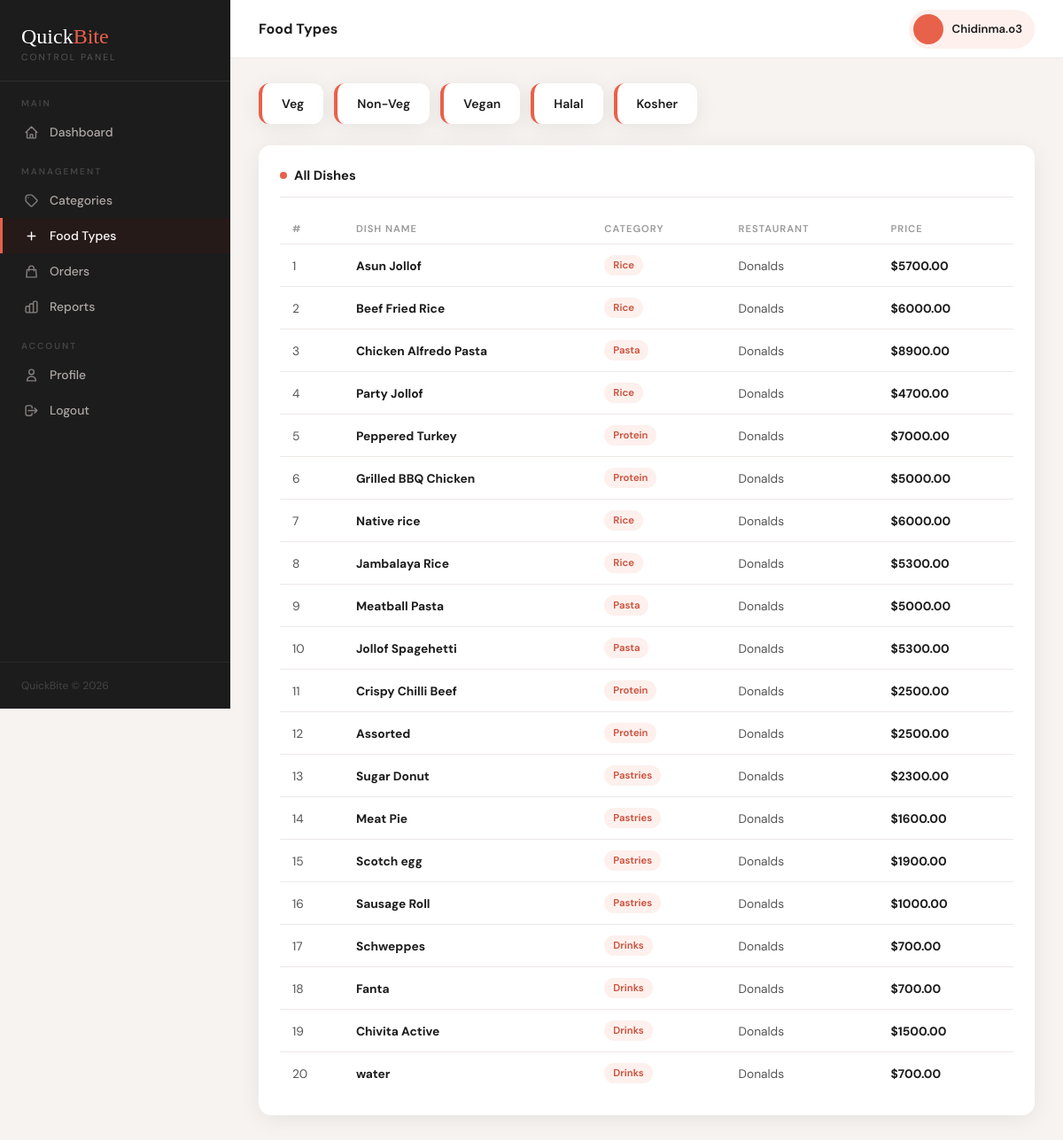
The page /admin-panel/food-types/ (signed in) on the database its author committed.
### accounts/models.py (models this page shows, shortened)
class CustomUser(AbstractUser):
    ROLE_CHOICES = [
        ('customer', 'Customer'),
        ('owner', 'Restaurant Owner'),
        ('admin', 'Admin'),
    ]
    role = models.CharField(max_length=20, choices=ROLE_CHOICES, default='customer')
    phone = models.CharField(max_length=20, blank=True)
    address = models.TextField(blank=True)

### restaurant/models.py (models this page shows, shortened)
class Dish(models.Model):
    name = models.CharField(max_length=100)
    price = models.DecimalField(max_digits=10, decimal_places=2)
    image = models.ImageField(upload_to='dishes/', blank=True, null=True)
    category = models.ForeignKey(
        Category,
        on_delete=models.SET_NULL,
        null=True,
        blank=True
    )
    restaurant = models.ForeignKey(
        Restaurant,
        on_delete=models.CASCADE,
        null=True,
        blank=True
    )

class Category(models.Model):
    name = models.CharField(max_length=100)

class Restaurant(models.Model):
    name = models.CharField(max_length=150)
    owner = models.ForeignKey(
        settings.AUTH_USER_MODEL,
        on_delete=models.CASCADE
    )
    address = models.TextField(blank=True)
    image = models.ImageField(upload_to='restaurants/', blank=True, null=True)

### adminpanel/views.py (the view)
# urls.py: path('food-types/', views.food_types, name='food_types'),
@login_required
@user_passes_test(is_admin)
def food_types(request):
    FOOD_TYPE_CHOICES = ['Veg', 'Non-Veg', 'Vegan', 'Halal', 'Kosher']
    dishes = Dish.objects.select_related('category', 'restaurant').all()
    return render(request, 'adminpanel/food_types.html', {
        'dishes': dishes,
        'food_type_choices': FOOD_TYPE_CHOICES,
    })

### adminpanel/views.py (called while the page is built)
def is_admin(user):
    return user.is_authenticated and user.is_staff

### templates/adminpanel/food_types.html (shortened to what this page needs)
{% extends 'adminpanel/base.html' %}
{% block page_title %}Food Types{% endblock %}
{% block content %}
<div style="display:flex; gap:12px; margin-bottom:24px; flex-wrap:wrap;">
    {% for ft in food_type_choices %}
    <div style="background:var(--white); border-radius:12px; padding:14px 22px; box-shadow:var(--shadow); font-weight:600; font-size:0.88rem; border-left:4px solid var(--coral); color:var(--text-dark);">
        {{ ft }}
    </div>
    {% endfor %}
</div>
<div class="card">
    <div class="card-title">All Dishes</div>
    <table>
        <thead>
            <tr>
                <th>#</th>
                <th>Dish Name</th>
                <th>Category</th>
                <th>Restaurant</th>
                <th>Price</th>
            </tr>
        </thead>
        <tbody>
            {% for dish in dishes %}
            <tr>
                <td>{{ forloop.counter }}</td>
                <td><strong>{{ dish.name }}</strong></td>
                <td><span class="badge badge-cat">{{ dish.category.name|default:"Uncategorized" }}</span></td>
                <td>{{ dish.restaurant.name|default:"—" }}</td>
                <td><strong>${{ dish.price }}</strong></td>
            </tr>
            {% empty %}
            <tr><td colspan="5" style="text-align:center; color:#aaa; padding:24px;">No dishes found.</td></tr>
            {% endfor %}
        </tbody>
    </table>
</div>
{% endblock %}

### templates/adminpanel/base.html (shortened to what this page needs)
<!DOCTYPE html>
<html lang="en">
<head>
</head>
<body>
<nav id="sidebar">
    <div class="sidebar-brand">
        <div class="logo-text">Quick<span>Bite</span></div>
        <div class="logo-sub">Control Panel</div>
    </div>
    <div class="nav-section">Main</div>
    <a href="{% url 'adminpanel:dashboard' %}" class="nav-link {% if request.resolver_match.url_name == 'dashboard' %}active{% endif %}">
        <svg fill="none" stroke="currentColor" viewBox="0 0 24 24"><path stroke-linecap="round" stroke-linejoin="round" stroke-width="2" d="M3 12l2-2m0 0l7-7 7 7M5 10v10a1 1 0 001 1h3m10-11l2 2m-2-2v10a1 1 0 01-1 1h-3m-6 0a1 1 0 001-1v-4a1 1 0 011-1h2a1 1 0 011 1v4a1 1 0 001 1m-6 0h6"/></svg>
        Dashboard
    </a>
    <div class="nav-section">Management</div>
    <a href="{% url 'adminpanel:categories' %}" class="nav-link {% if request.resolver_match.url_name == 'categories' %}active{% endif %}">
        <svg fill="none" stroke="currentColor" viewBox="0 0 24 24"><path stroke-linecap="round" stroke-linejoin="round" stroke-width="2" d="M7 7h.01M7 3h5c.512 0 1.024.195 1.414.586l7 7a2 2 0 010 2.828l-7 7a2 2 0 01-2.828 0l-7-7A1.994 1.994 0 013 12V7a4 4 0 014-4z"/></svg>
        Categories
    </a>
    <a href="{% url 'adminpanel:food_types' %}" class="nav-link {% if request.resolver_match.url_name == 'food_types' %}active{% endif %}">
        <svg fill="none" stroke="currentColor" viewBox="0 0 24 24"><path stroke-linecap="round" stroke-linejoin="round" stroke-width="2" d="M12 6v6m0 0v6m0-6h6m-6 0H6"/></svg>
        Food Types
    </a>
    <a href="{% url 'adminpanel:orders' %}" class="nav-link {% if request.resolver_match.url_name == 'orders' %}active{% endif %}">
        <svg fill="none" stroke="currentColor" viewBox="0 0 24 24"><path stroke-linecap="round" stroke-linejoin="round" stroke-width="2" d="M16 11V7a4 4 0 00-8 0v4M5 9h14l1 12H4L5 9z"/></svg>
        Orders
    </a>
    <a href="{% url 'adminpanel:reports' %}" class="nav-link {% if request.resolver_match.url_name == 'reports' %}active{% endif %}">
        Reports
    </a>
    <div class="nav-section">Account</div>
    <a href="{% url 'adminpanel:profile' %}" class="nav-link {% if request.resolver_match.url_name == 'profile' %}active{% endif %}">
        <svg fill="none" stroke="currentColor" viewBox="0 0 24 24"><path stroke-linecap="round" stroke-linejoin="round" stroke-width="2" d="M16 7a4 4 0 11-8 0 4 4 0 018 0zM12 14a7 7 0 00-7 7h14a7 7 0 00-7-7z"/></svg>
        Profile
    </a>
    <a href="{% url 'logout' %}" class="nav-link">
        <svg fill="none" stroke="currentColor" viewBox="0 0 24 24"><path stroke-linecap="round" stroke-linejoin="round" stroke-width="2" d="M17 16l4-4m0 0l-4-4m4 4H7m6 4v1a3 3 0 01-3 3H6a3 3 0 01-3-3V7a3 3 0 013-3h4a3 3 0 013 3v1"/></svg>
        Logout
    </a>
    <div class="sidebar-footer">QuickBite &copy; 2026</div>
</nav>
<div id="main">
    <div class="topbar">
        <div class="topbar-title">{% block page_title %}Dashboard{% endblock %}</div>
        <div class="admin-badge">
            <div class="admin-avatar">{{ request.user.first_name|first|upper }}{{ request.user.last_name|first|upper }}</div>
            <div class="admin-name">{{ request.user.get_full_name|default:request.user.username }}</div>
        </div>
    </div>
    <div class="page-content">
        {% block content %}{% endblock %}
    </div>
</div>
</body>
</html>

### templates/adminpanel/base.html (style rules this page uses)
*, *::before, *::after { box-sizing: border-box; margin: 0; padding: 0; }
:root { --coral: #e8614a; --coral-light: #f0826e; --coral-pale: #fdf0ed; --coral-dark: #c94e38; --sidebar-bg: #1c1c1c; --sidebar-text: #b0a9a7; --body-bg: #f7f3f1; --white: #ffffff; --text-dark: #1c1c1c; --text-mid: #555; --text-light: #999; --border: #ede8e6; --shadow: 0 4px 24px rgba(0,0,0,0.07); --radius: 14px; }
body { font-family: 'DM Sans', sans-serif; background: var(--body-bg); color: var(--text-dark); display: flex; min-height: 100vh; }
#sidebar { width: 260px; min-height: 100vh; background: var(--sidebar-bg); position: fixed; top: 0; left: 0; display: flex; flex-direction: column; z-index: 100; }
.sidebar-brand { padding: 28px 24px 20px; border-bottom: 1px solid #2e2e2e; }
.sidebar-brand .logo-text { font-family: 'Playfair Display', serif; font-size: 1.5rem; color: var(--white); }
.sidebar-brand .logo-text span { color: var(--coral); }
.sidebar-brand .logo-sub { font-size: 0.65rem; color: #555; letter-spacing: 2px; text-transform: uppercase; margin-top: 3px; }
.nav-section { font-size: 0.63rem; text-transform: uppercase; letter-spacing: 2px; color: #444; padding: 18px 24px 6px; font-weight: 600; }
.nav-link { display: flex; align-items: center; gap: 12px; padding: 11px 24px; color: var(--sidebar-text); text-decoration: none; font-size: 0.87rem; font-weight: 500; transition: all 0.2s; border-left: 3px solid transparent; }
.nav-link.active { color: var(--white); background: #261a18; border-left-color: var(--coral); }
.nav-link svg { width: 17px; height: 17px; flex-shrink: 0; opacity: 0.7; }
.nav-link.active svg { opacity: 1; }
.sidebar-footer { margin-top: auto; padding: 18px 24px; border-top: 1px solid #2a2a2a; font-size: 0.75rem; color: #444; }
#main { margin-left: 260px; flex: 1; display: flex; flex-direction: column; }
.topbar { background: var(--white); padding: 0 32px; height: 66px; display: flex; align-items: center; justify-content: space-between; border-bottom: 1px solid var(--border); position: sticky; top: 0; z-index: 50; }
.topbar-title { font-size: 1rem; font-weight: 700; }
.admin-badge { display: flex; align-items: center; gap: 10px; background: var(--coral-pale); padding: 5px 14px 5px 5px; border-radius: 40px; }
.admin-avatar { width: 34px; height: 34px; background: var(--coral); border-radius: 50%; display: flex; align-items: center; justify-content: center; color: white; font-weight: 700; font-size: 0.78rem; }
.admin-name { font-size: 0.82rem; font-weight: 600; }
.page-content { padding: 28px 32px; flex: 1; }
.card { background: var(--white); border-radius: var(--radius); box-shadow: var(--shadow); padding: 24px; }
.card-title { font-size: 0.92rem; font-weight: 700; margin-bottom: 18px; padding-bottom: 14px; border-bottom: 1px solid var(--border); display: flex; align-items: center; gap: 8px; }
.card-title::before { content: ''; width: 8px; height: 8px; background: var(--coral); border-radius: 50%; display: inline-block; }
table { width: 100%; border-collapse: collapse; font-size: 0.86rem; }
thead th { padding: 10px 14px; text-align: left; font-size: 0.7rem; text-transform: uppercase; letter-spacing: 1px; color: var(--text-light); font-weight: 600; border-bottom: 1px solid var(--border); }
tbody tr { border-bottom: 1px solid var(--border); transition: background 0.15s; }
tbody tr:last-child { border-bottom: none; }
tbody td { padding: 12px 14px; color: var(--text-mid); vertical-align: middle; }
td strong { color: var(--text-dark); }
.badge { display: inline-block; padding: 4px 10px; border-radius: 20px; font-size: 0.71rem; font-weight: 600; }
.badge-cat { background: var(--coral-pale); color: var(--coral-dark); }

### rows shown on the page
CustomUser: user.get_full_name "Chidinma.o3"
Dish: name "Asun Jollof", category.name "Rice", restaurant.name "Donalds", price "5700.00"
Dish: name "Beef Fried Rice", category.name "Rice", restaurant.name "Donalds", price "6000.00"
Dish: name "Chicken Alfredo Pasta", category.name "Pasta", restaurant.name "Donalds", price "8900.00"
Dish: name "Party Jollof", category.name "Rice", restaurant.name "Donalds", price "4700.00"
Dish: name "Peppered Turkey", category.name "Protein", restaurant.name "Donalds", price "7000.00"
Dish: name "Grilled BBQ Chicken", category.name "Protein", restaurant.name "Donalds", price "5000.00"
Dish: name "Native rice", category.name "Rice", restaurant.name "Donalds", price "6000.00"
Dish: name "Jambalaya Rice", category.name "Rice", restaurant.name "Donalds", price "5300.00"
Dish: name "Meatball Pasta", category.name "Pasta", restaurant.name "Donalds", price "5000.00"
Dish: name "Jollof Spagehetti", category.name "Pasta", restaurant.name "Donalds", price "5300.00"
Dish: name "Crispy Chilli Beef", category.name "Protein", restaurant.name "Donalds", price "2500.00"
Dish: name "Assorted", category.name "Protein", restaurant.name "Donalds", price "2500.00"
Dish: name "Sugar Donut", category.name "Pastries", restaurant.name "Donalds", price "2300.00"
Dish: name "Meat Pie", category.name "Pastries", restaurant.name "Donalds", price "1600.00"
Dish: name "Scotch egg", category.name "Pastries", restaurant.name "Donalds", price "1900.00"
Dish: name "Sausage Roll", category.name "Pastries", restaurant.name "Donalds", price "1000.00"
Dish: name "Schweppes", category.name "Drinks", restaurant.name "Donalds", price "700.00"
Dish: name "Fanta", category.name "Drinks", restaurant.name "Donalds", price "700.00"
Dish: name "Chivita Active", category.name "Drinks", restaurant.name "Donalds", price "1500.00"
Dish: name "water", category.name "Drinks", restaurant.name "Donalds", price "700.00"

### other values the page prints
{{ ft }} "Veg" "Non-Veg" "Vegan" "Halal" "Kosher"
